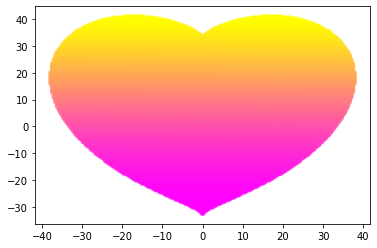

This chart was generated by the following Python code:
# coding: utf-8

import numpy as np
import matplotlib.pyplot as plt
""""
values = [Accent, Accent_r, Blues, Blues_r, BrBG, BrBG_r, BuGn, BuGn_r, BuPu, 
 
BuPu_r, CMRmap, CMRmap_r, Dark2, Dark2_r, GnBu, GnBu_r, Greens, Greens_r, Greys, Greys_r, OrRd, OrRd_r, Oranges, Oranges_r, PRGn, PRGn_r, 
 
Paired, Paired_r, Pastel1, Pastel1_r, Pastel2, Pastel2_r, PiYG, PiYG_r, PuBu, PuBuGn, PuBuGn_r, PuBu_r, PuOr, PuOr_r, PuRd, PuRd_r, 
 
Purples, Purples_r, RdBu, RdBu_r, RdGy, RdGy_r, RdPu, RdPu_r, RdYlBu, RdYlBu_r, RdYlGn, RdYlGn_r, Reds, Reds_r, Set1, Set1_r, Set2, Set2_r, 
 
Set3, Set3_r, Spectral, Spectral_r, Vega10, Vega10_r, Vega20, Vega20_r, Vega20b, Vega20b_r, Vega20c, Vega20c_r, Wistia, Wistia_r, YlGn, 
 
YlGnBu, YlGnBu_r, YlGn_r, YlOrBr, YlOrBr_r, YlOrRd, YlOrRd_r, afmhot, afmhot_r, autumn, autumn_r, binary, binary_r, bone, bone_r, brg, 
 
brg_r, bwr, bwr_r, cool, cool_r, coolwarm, coolwarm_r, copper, copper_r, cubehelix, cubehelix_r, flag, flag_r, gist_earth, gist_earth_r, 
 
gist_gray, gist_gray_r, gist_heat, gist_heat_r, gist_ncar, gist_ncar_r, gist_rainbow, gist_rainbow_r, gist_stern, gist_stern_r, gist_yarg, 
 
gist_yarg_r, gnuplot, gnuplot2, gnuplot2_r, gnuplot_r, gray, gray_r, hot, hot_r, hsv, hsv_r, inferno, inferno_r, jet, jet_r, magma, 
 
magma_r, nipy_spectral, nipy_spectral_r, ocean, ocean_r, pink, pink_r, plasma, plasma_r, prism, prism_r, rainbow, rainbow_r, seismic, 
 
seismic_r, spectral, spectral_r, spring, spring_r, summer, summer_r, tab10, tab10_r, tab20, tab20_r, tab20b, tab20b_r, tab20c, tab20c_r, 
 
terrain, terrain_r, viridis, viridis_r, winter, winter_r]
"""
x_coords = np.linspace(-100, 100, 500)
y_coords = np.linspace(-100, 100, 500)
points = []
 
for y in y_coords:
    for x in x_coords:
        if ((x*0.03)**2+(y*0.03)**2-1)**3-(x*0.03)**2*(y*0.03)**3 <= 0:   # 引用公式
            points.append({"x": x, "y": y})
 
heart_x = list(map(lambda point: point["x"], points))
heart_y = list(map(lambda point: point["y"], points))
 

plt.scatter(heart_x,heart_y,s=10,c=range(len(heart_x)),cmap= "spring",alpha=0.5)
plt.show()
